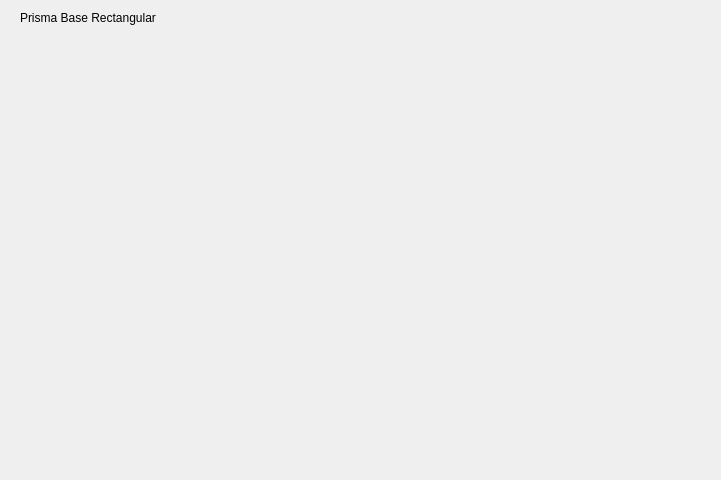
<?xml version="1.0" encoding="UTF-8"?>
<ui version="4.0">
 <class>prismabaserect</class>
 <widget class="QDialog" name="prismabaserect">
  <property name="geometry">
   <rect>
    <x>0</x>
    <y>0</y>
    <width>721</width>
    <height>480</height>
   </rect>
  </property>
  <property name="windowTitle">
   <string>Dialog</string>
  </property>
  <widget class="QLabel" name="label">
   <property name="geometry">
    <rect>
     <x>20</x>
     <y>10</y>
     <width>221</width>
     <height>16</height>
    </rect>
   </property>
   <property name="text">
    <string>Prisma Base Rectangular</string>
   </property>
  </widget>
 </widget>
 <resources/>
 <connections/>
</ui>
